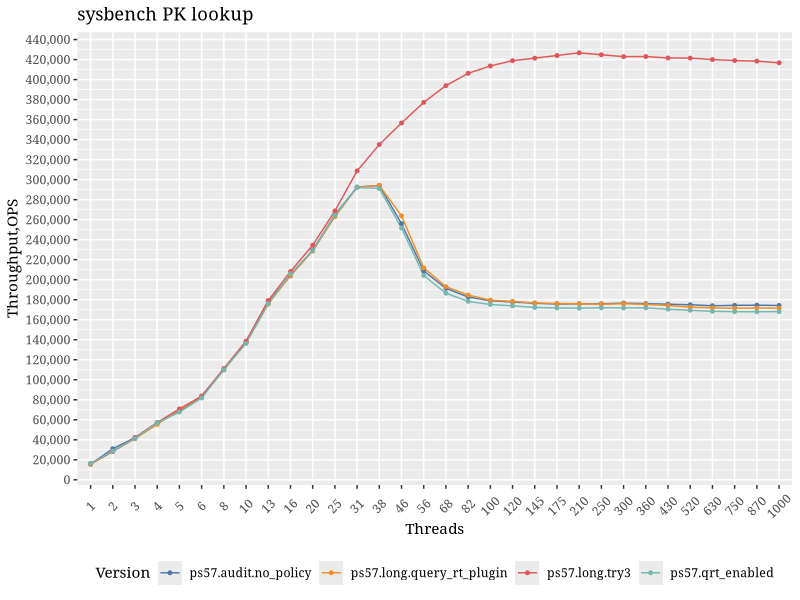
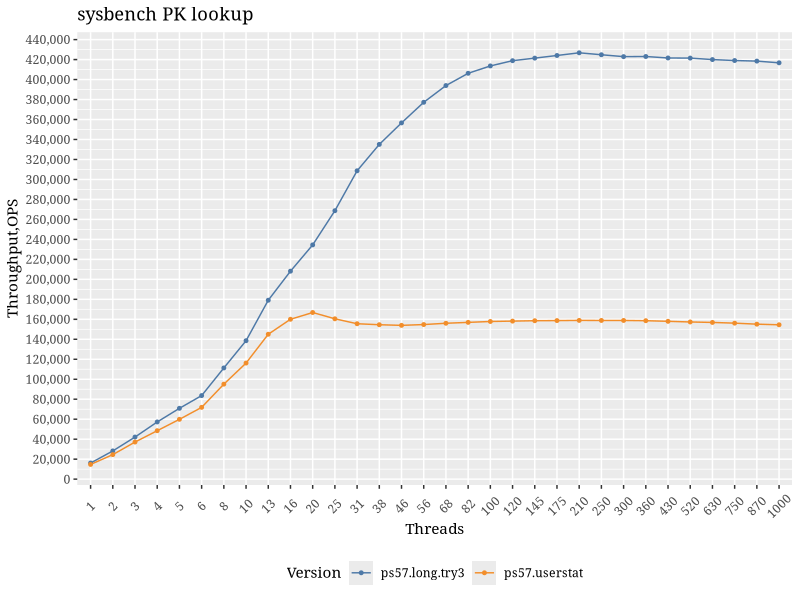
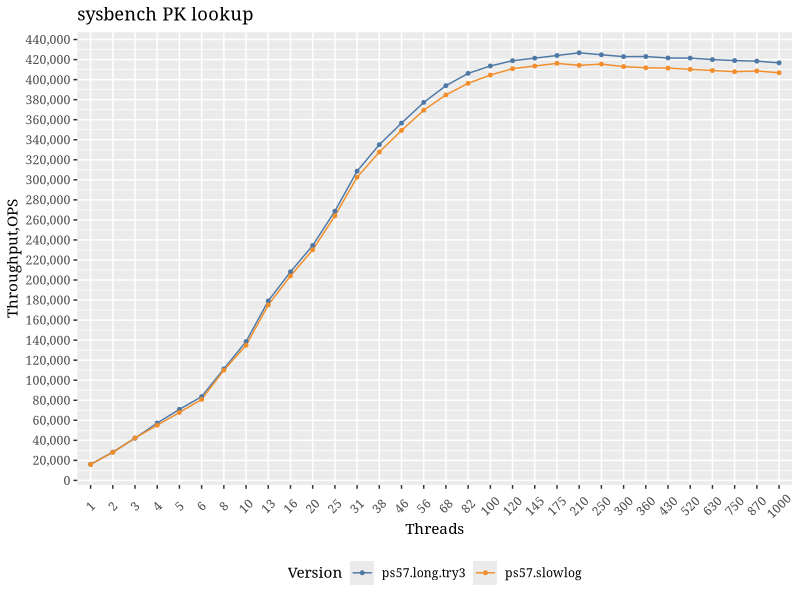

R code for these plots, in order:
## ---- chunk 1
knitr::opts_chunk$set(echo = TRUE)
library(ggplot2)
library(ggthemes)
library(reshape2)
library(knitr)

tm<-theme(legend.position="bottom",
          text=element_text(family="Georgia"),
          strip.background = element_rect(colour="red", fill="#CCCCFF"))

guides(colour = guide_legend(override.aes = list(size=4)))

data = read.table("../summary.csv",sep=",",header=F)
data1=subset(data,V1>100)
attach(data1)
aggdata <-aggregate(data1, by=list(V4,V5),FUN=mean, na.rm=TRUE)
## ---- chunk 2
ss=subset(aggdata,(Group.2<=1000) & (Group.1 %in% c("ps57.long.try3","ps57.audit.no_policy","ps57.qrt_enabled","ps57.long.query_rt_plugin")))
#ss=subset(aggdata)

m <- ggplot(ss, 
            aes(x=as.factor(Group.2),y=as.numeric(V2),color=as.factor(Group.1),group=Group.1))
m+geom_line()+geom_point(size=1)+labs(x="Threads",y="Throughput,OPS",title="sysbench PK lookup")+scale_color_tableau(name="Version")+scale_y_continuous(breaks=seq(0, 450000, 20000),labels = scales::comma)+theme(axis.text.x  = element_text(angle=45, vjust=0.5))+tm
## ---- chunk 3
ss=subset(aggdata,(Group.2<=1000) & (Group.1 %in% c("ps57.long.try3","ps57.userstat")))
#ss=subset(aggdata)

m <- ggplot(ss, 
            aes(x=as.factor(Group.2),y=as.numeric(V2),color=as.factor(Group.1),group=Group.1))
m+geom_line()+geom_point(size=1)+labs(x="Threads",y="Throughput,OPS",title="sysbench PK lookup")+scale_color_tableau(name="Version")+scale_y_continuous(breaks=seq(0, 450000, 20000),labels = scales::comma)+theme(axis.text.x  = element_text(angle=45, vjust=0.5))+tm
## ---- chunk 4
ss=subset(aggdata,(Group.2<=1000) & (Group.1 %in% c("ps57.long.try3","ps57.slowlog")))
#ss=subset(aggdata)

m <- ggplot(ss, 
            aes(x=as.factor(Group.2),y=as.numeric(V2),color=as.factor(Group.1),group=Group.1))
m+geom_line()+geom_point(size=1)+labs(x="Threads",y="Throughput,OPS",title="sysbench PK lookup")+scale_color_tableau(name="Version")+scale_y_continuous(breaks=seq(0, 450000, 20000),labels = scales::comma)+theme(axis.text.x  = element_text(angle=45, vjust=0.5))+tm
